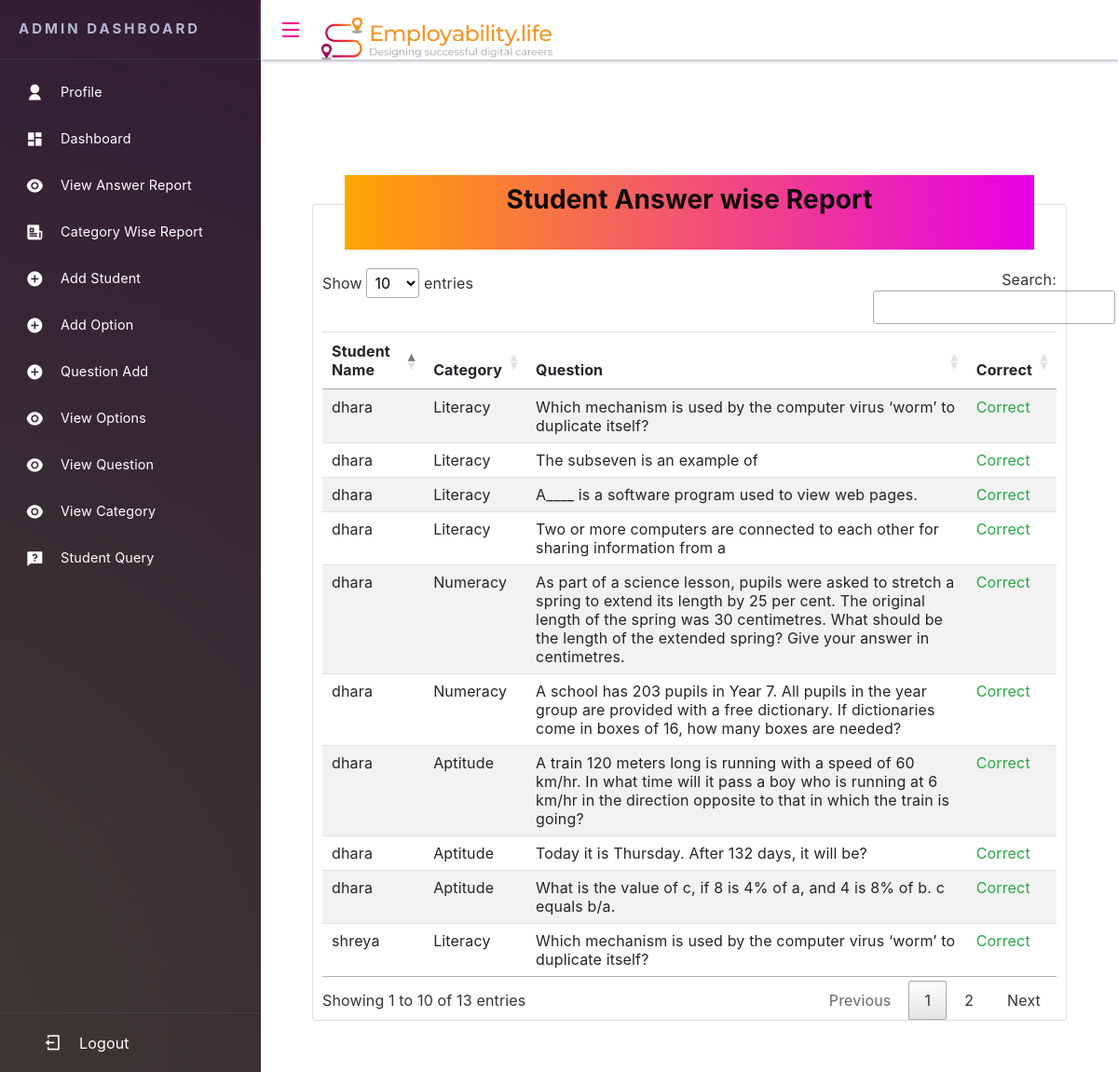
/correct_answer/ (signed in), run on the app's committed database.
### quiz/models.py (models this page shows, shortened)
class Answer(models.Model):
    owner=models.ForeignKey(registerform,on_delete=models.CASCADE, null=True, default="")
    quiz1=models.ForeignKey(Testcategory, on_delete=models.CASCADE, null=True, default="")
    question=models.ForeignKey(question, on_delete=models.CASCADE, null=True, default="")
    score=models.BooleanField()

class registerform(models.Model):
    name=models.CharField(max_length=100)
    email=models.EmailField()
    Enrollment_No=models.CharField(max_length=100)
    password=models.CharField(max_length=20)
    Attendance=models.PositiveIntegerField(default=0,blank=True)
    cgpa=models.IntegerField("CGPA",default=0,blank=True)
    gpa=models.IntegerField("GPA",default=0,blank=True)
    score=models.PositiveIntegerField(default=0,blank=True,)
    def __str__(self):
        return self.name

class Testcategory(models.Model):
    name=models.CharField(max_length=280,default="",blank=True,null=True)
    def __str__(self):
        return self.name

class question(models.Model):
    categoryName=models.ForeignKey(Testcategory, on_delete=models.CASCADE, null=True, default="")
    question=models.TextField(max_length=1000)
    def __str__(self):
        return self.question

### quiz/views.py (the view)
# urls.py: path('correct_answer/',correct_answer,name='correct_answer'),
def correct_answer(request):
    if 'email' in request.session:
        ans=Answer.objects.all()
        return render(request,'viewanswer.html',{'ans':ans})
    return redirect('sign1')

### quiz/templates/viewanswer.html
{% extends 'admin_base.html' %}
{% load static %}
{% block content %}
<div class="dashboard"  >
    <div class="card" style="margin-top:100px; padding:0px 10px 0px 10px ;">
        <div class="baner" style="margin: auto; margin-top:-4%; margin-bottom:20px;">
            <h3 class="text-center" style="font-weight: bold; padding: 10px 0px 10px 0px;"> Student Answer wise Report</h3>
        </div>
        <table class="table table-hover table-striped" id="myTable">
            <thead>
                <tr>
                    <th>Student Name</th>
                    <th>Category</th>
                    <th>Question</th>
                    <th>Correct</th>
                </tr>
            </thead>
            <tbody>
                {% for i in ans %}
                <tr>
                    <td>{{i.owner}}</td>
                    <td>{{i.quiz1}}</td>
                    <td>{{i.question}}</td>
                    <td class="text-success">Correct</td>
                </tr>
                {% endfor %}
            </tbody>
        </table>
    </div>
</div>
    {% endblock %}

### quiz/static/css/demo.css (style rules this page uses)
.baner { height: 80px; width: 94%; background: linear-gradient(90deg, rgba(255, 165, 0, 1) 0%, rgb(230, 0, 230) 100%); color: rgba(0, 0, 0, 0.934); }

### quiz/static/css/style.css (style rules this page uses)
* { box-sizing: border-box; }
body { margin: 0; height: 100vh; font-family: "Roboto", sans-serif; color: #212529; letter-spacing: 0.01em; line-height: 1.6; }
html, body { height: 100%; }

### data on the page
Answer: owner "dhara", quiz1 "Literacy", question "Which mechanism is used by the computer virus ‘worm’ to duplicate itself?"
Answer: owner "dhara", quiz1 "Literacy", question "The subseven is an example of"
Answer: owner "dhara", quiz1 "Literacy", question "A____ is a software program used to view web pages."
Answer: owner "dhara", quiz1 "Literacy", question "Two or more computers are connected to each other for sharing information from a"
Answer: owner "dhara", quiz1 "Numeracy", question "As part of a science lesson, pupils were asked to stretch a spring to extend its length by 25 per cent. The original length of the spring was 30 centimetres. What should be the length of the extended spring? Give your answer in centimetres."
Answer: owner "dhara", quiz1 "Numeracy", question "A school has 203 pupils in Year 7. All pupils in the year group are provided with a free dictionary. If dictionaries come in boxes of 16, how many boxes are needed?"
Answer: owner "dhara", quiz1 "Aptitude", question "A train 120 meters long is running with a speed of 60 km/hr. In what time will it pass a boy who is running at 6 km/hr in the direction opposite to that in which the train is going?"
Answer: owner "dhara", quiz1 "Aptitude", question "Today it is Thursday. After 132 days, it will be?"
Answer: owner "dhara", quiz1 "Aptitude", question "What is the value of c, if 8 is 4% of a, and 4 is 8% of b. c equals b/a."
Answer: owner "shreya", quiz1 "Literacy", question "Which mechanism is used by the computer virus ‘worm’ to duplicate itself?"
